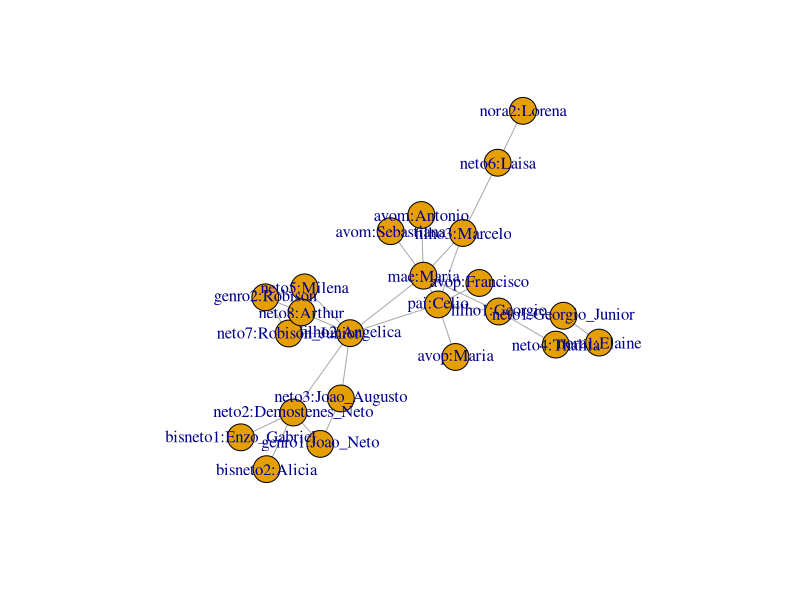
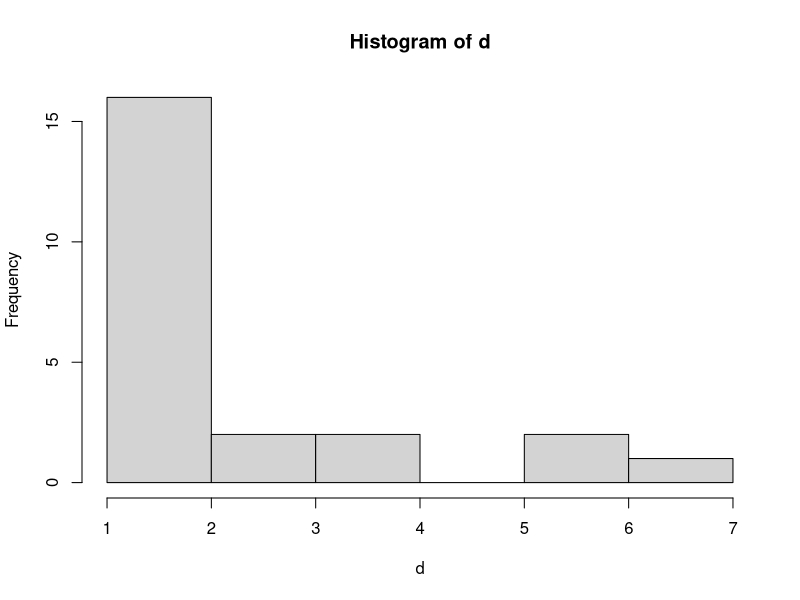
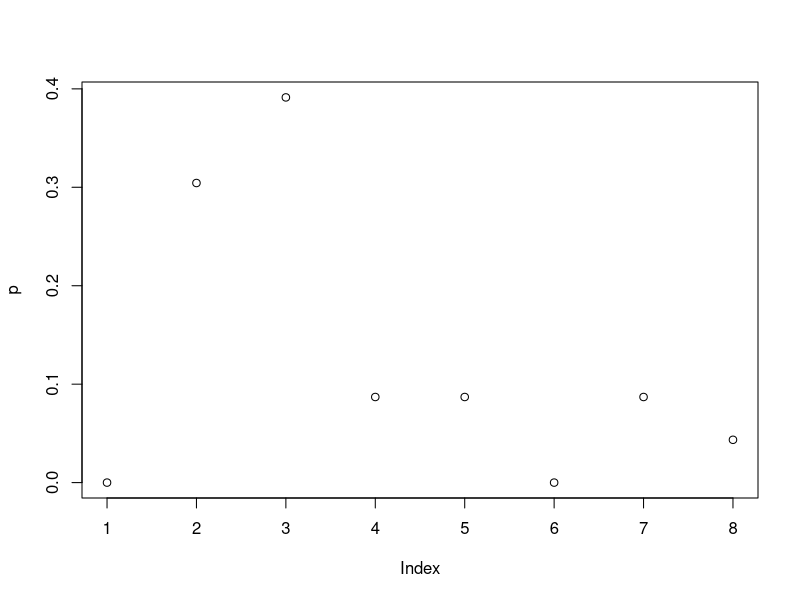

Source code (R) for these figures, in order:
install.packages("igraph")
library(igraph)
# cria o vetor do grafo
f <- graph(edges = c('avop:Francisco','pai:Celio',
                     'avop:Maria','pai:Celio',
                     'avom:Antonio','mae:Maria',
                     'avom:Sebastiana','mae:Maria',
                     'pai:Celio','mae:Maria',
                     'pai:Celio','filho1:Georgio',
                     'mae:Maria','filho1:Georgio',
                     'pai:Celio','filho2:Angelica',
                     'mae:Maria','filho2:Angelica',
                     'pai:Celio','filho3:Marcelo',
                     'mae:Maria','filho3:Marcelo', 
                     'filho1:Georgio','neto1:Georgio_Junior',
                     'nora1:Elaine','neto1:Georgio_Junior',
                     'genro1:Joao_Neto','neto2:Demostenes_Neto',
                     'filho2:Angelica','neto2:Demostenes_Neto',
                     'genro1:Joao_Neto','neto3:Joao_Augusto',
                     'filho2:Angelica','neto3:Joao_Augusto',
                     'filho1:Georgio','neto4:Thalita',
                     'nora1:Elaine','neto4:Thalita',
                     'genro2:Robison','neto5:Milena',
                     'filho2:Angelica','neto5:Milena',
                     'filho3:Marcelo','neto6:Laisa',
                     'nora2:Lorena','neto6:Laisa',
                     'neto2:Demostenes_Neto','bisneto1:Enzo_Gabriel',
                     'genro2:Robison','neto7:Robison_Junior',
                     'filho2:Angelica','neto7:Robison_Junior',
                     'neto2:Demostenes_Neto','bisneto2:Alicia',
                     'genro2:Robison','neto8:Arthur',
                     'filho2:Angelica','neto8:Arthur'),
           directed = F)

# plota o grafo
plot(f)
# conta o número de vértices
igraph::vcount(f)
# conta o número de arestas
igraph::ecount(f)
# calcula o grau dos vértices
d <- igraph::degree(f)
# gera o histograma
hist(d)
# calcula a matriz adjacente
as_adj(f)

p <- degree.distribution(f)

plot(p)

shapiro.test(rnorm(p))
